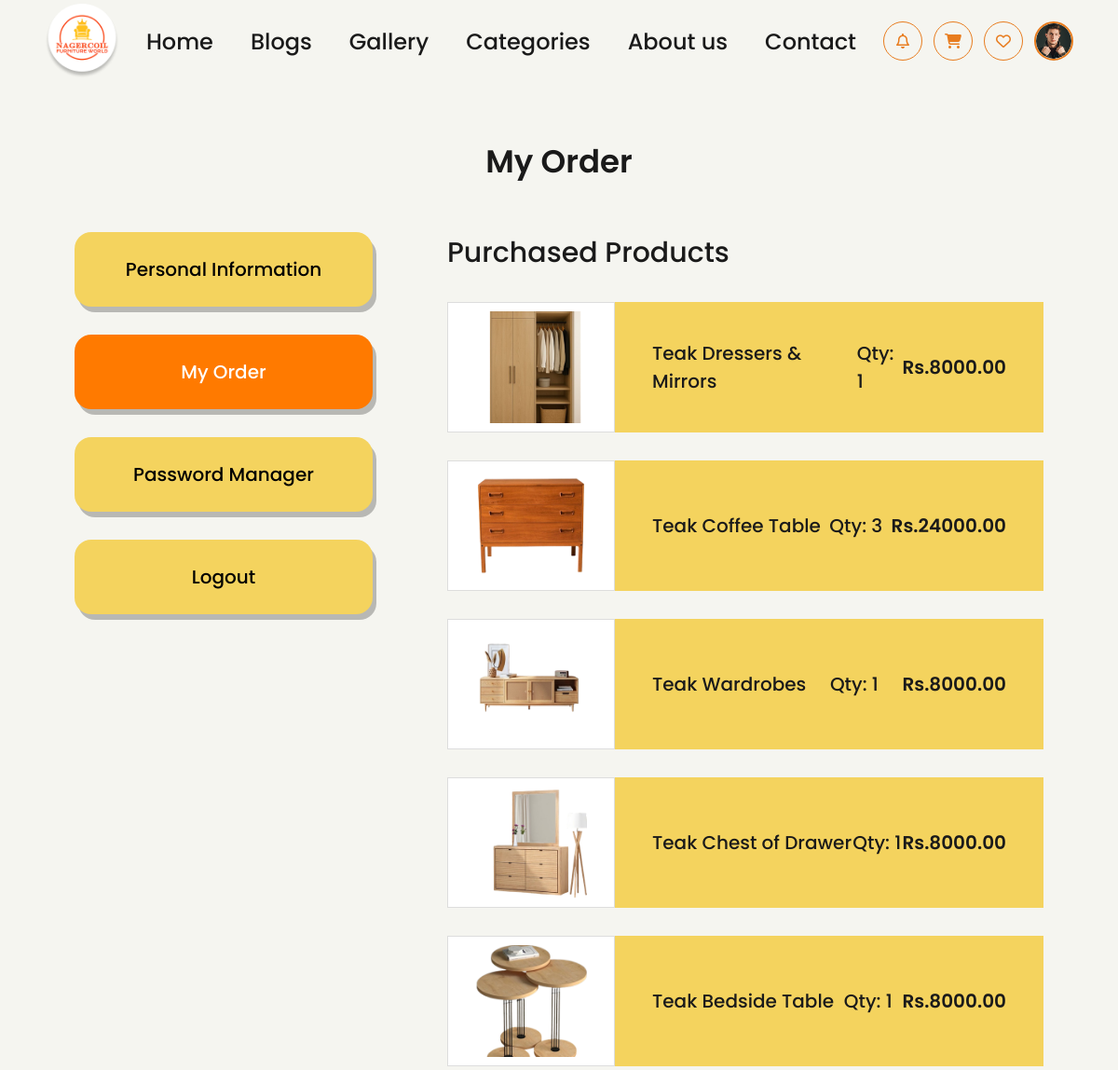
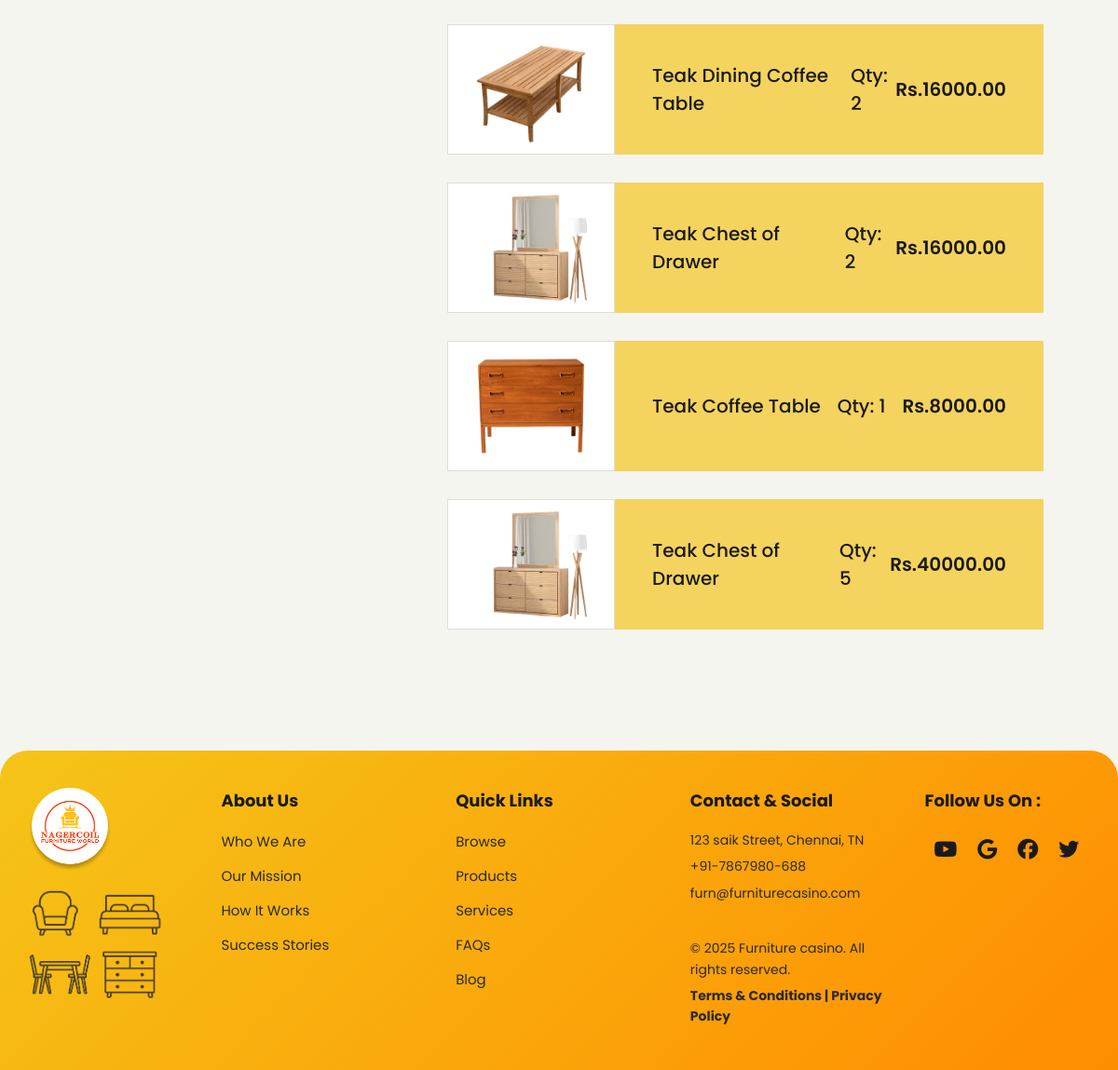
Screenshot of /orders/ (signed in) with the database file from the repository (2 pictures, top to bottom).
### furniture/models.py (models this page shows, shortened)
class OrderItem(models.Model):
    order = models.ForeignKey(Order, on_delete=models.CASCADE, related_name='items')
    product = models.ForeignKey(Product, on_delete=models.CASCADE)
    quantity = models.PositiveIntegerField()
    price = models.DecimalField(max_digits=10, decimal_places=2)
    def subtotal(self):
        return self.price * self.quantity

class Product(models.Model):
    name = models.CharField(max_length=200)
    category = models.ForeignKey(Category, on_delete=models.CASCADE, related_name='products')
    description = models.TextField(blank=True)
    price = models.DecimalField(max_digits=10, decimal_places=2)
    image = models.ImageField(upload_to='products/')
    stock = models.PositiveIntegerField(default=0)
    created_at = models.DateTimeField(auto_now_add=True)

### furniture/views.py (the view)
# urls.py: path('orders/',             views.orders,           name='orders'),
@login_required
def orders(request):
    user_orders = (
        Order.objects.filter(user=request.user)
        .order_by('-created_at')
        .prefetch_related('items__product')
    )
    return render(request, 'orders.html', {'orders': user_orders})

### furniture/templatetags/shop_tags.py (called while the page is built)
@register.simple_tag(takes_context=True)
def product_image_src(context, product):
    if product and getattr(product, 'image', None) and getattr(product.image, 'name', None):
        try:
            if product.image.storage.exists(product.image.name) and product.image.storage.size(product.image.name) > 300:
                return product.image.url
        except Exception:
            pass
    if product and getattr(product, 'id', None):
        fallback_num = (product.id % 9) + 1
        if fallback_num == 0:
            fallback_num = 1
    else:
        fallback_num = 1
    return f'/static/images/pro{fallback_num}.png'

### furniture/templates/orders.html (shortened to what this page needs)
{% extends 'base.html' %}
{% load static %}
{% load shop_tags %}
{% block content %}
<section class="order-page">
    <h1 class="page-title">My Order</h1>
    <div class="order-container">
        <div class="sidebar">
            <a href="{% url 'profile' %}" class="menu-btn">
                Personal Information
            </a>
            <a href="{% url 'orders' %}" class="menu-btn active">
                My Order
            </a>
            <a href="{% url 'password_change' %}" class="menu-btn">
                Password Manager
            </a>
            <a href="{% url 'logout' %}" class="menu-btn">
                Logout
            </a>
        </div>
        <div class="orders-content">
            <h2 class="section-title">Purchased Products</h2>
            {% if orders %}
                {% for order in orders %}
                    {% for item in order.items.all %}
                        <a href="{% url 'product_detail' item.product.id %}" style="text-decoration: none; color: inherit; display: block;">
                          <div class="order-card">
                              <div class="product-img">
                                  <img src="{% product_image_src item.product %}" alt="{{ item.product.name }}" width="120" height="120" loading="lazy">
                              </div>
                              <div class="product-info">
                                  <span>{{ item.product.name }}</span>
                                  <span>Qty: {{ item.quantity }}</span>
                                  <span class="price">Rs.{{ item.subtotal|floatformat:2 }}</span>
                              </div>
                          </div>
                        </a>
                    {% endfor %}
                {% endfor %}
            {% endif %}
        </div>
    </div>
</section>
{% endblock %}

### furniture/templates/base.html (style rules this page uses)
*, *::before, *::after { box-sizing: border-box; margin: 0; padding: 0; }
:root { --orange-primary: #E87C1E; --orange-dark: #D4660A; --orange-light: #F5A623; --orange-bg: #FFF8F0; --black: #1A1A1A; --white: #FFFFFF; --gray-light: #F5F5F0; --nav-height: 88px; }
body { font-family: 'Poppins', sans-serif; background-color: var(--gray-light); color: var(--black); overflow-x: hidden; }

### furniture/templates/orders.html (style rules this page uses)
.order-page { padding: 60px 80px; }
.page-title { text-align: center; font-size: 34px; font-weight: 600; margin-bottom: 50px; }
.order-container { display: flex; gap: 80px; align-items: flex-start; }
.sidebar { width: 320px; display: flex; flex-direction: column; gap: 30px; }
.menu-btn { text-decoration: none; background: #f4d35e; padding: 25px; border-radius: 18px; font-size: 20px; font-weight: 500; text-align: center; color: #000; box-shadow: 4px 6px 0 rgba(0,0,0,0.25); transition: 0.3s; }
.menu-btn.active { background: #ff7a00; color: #fff; }
.orders-content { flex: 1; }
.section-title { font-size: 30px; font-weight: 500; margin-bottom: 30px; }
.order-card { display: flex; align-items: center; margin-bottom: 30px; }
.product-img { width: 180px; height: 140px; background: #fff; display: flex; align-items: center; justify-content: center; border: 1px solid #ddd; }
.product-img img { width: 120px; }
.product-info { flex: 1; background: #f4d35e; height: 140px; display: flex; align-items: center; justify-content: space-between; padding: 0 40px; font-size: 20px; font-weight: 500; }
.price { font-weight: 600; }

### rows the page displays
OrderItem: shows a picture, product.name "Teak Dressers & Mirrors", quantity "1", subtotal "8000.00"
OrderItem: product.name "Teak Coffee Table", quantity "3", subtotal "24000.00"
OrderItem: shows a picture, product.name "Teak Wardrobes", quantity "1", subtotal "8000.00"
OrderItem: product.name "Teak Chest of Drawer", quantity "1", subtotal "8000.00"
OrderItem: shows a picture, product.name "Teak Bedside Table", quantity "1", subtotal "8000.00"
OrderItem: shows a picture, product.name "Teak Dining Coffee Table", quantity "2", subtotal "16000.00"
OrderItem: product.name "Teak Chest of Drawer", quantity "2", subtotal "16000.00"
OrderItem: product.name "Teak Coffee Table", quantity "1", subtotal "8000.00"
OrderItem: product.name "Teak Chest of Drawer", quantity "5", subtotal "40000.00"
